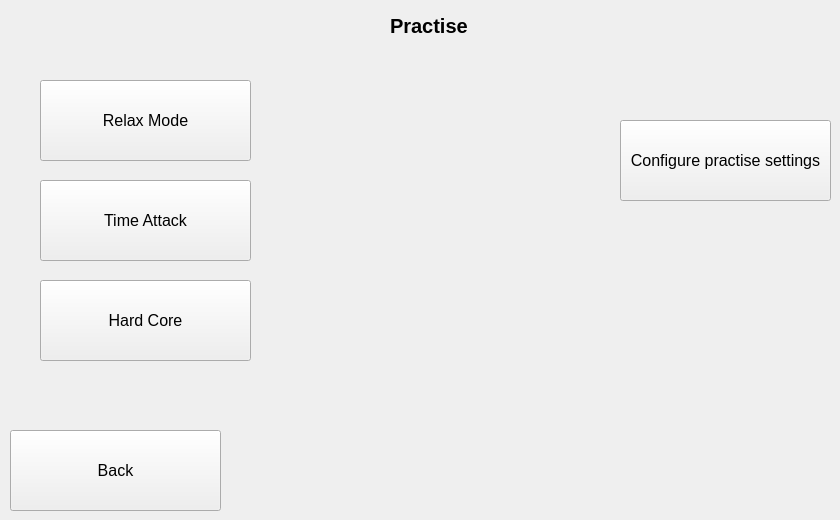
    <widget class="QWidget" name="page">
     <widget class="QLabel" name="label_10">
      <property name="geometry">
       <rect>
        <x>390</x>
        <y>10</y>
        <width>171</width>
        <height>31</height>
       </rect>
      </property>
      <property name="font">
       <font>
        <pointsize>15</pointsize>
        <weight>75</weight>
        <bold>true</bold>
       </font>
      </property>
      <property name="text">
       <string>Practise</string>
      </property>
     </widget>
     <widget class="QPushButton" name="button_back_practise">
      <property name="geometry">
       <rect>
        <x>10</x>
        <y>430</y>
        <width>211</width>
        <height>81</height>
       </rect>
      </property>
      <property name="font">
       <font>
        <pointsize>12</pointsize>
       </font>
      </property>
      <property name="text">
       <string>Back</string>
      </property>
     </widget>
     <widget class="QPushButton" name="button_relax_mode">
      <property name="geometry">
       <rect>
        <x>40</x>
        <y>80</y>
        <width>211</width>
        <height>81</height>
       </rect>
      </property>
      <property name="font">
       <font>
        <pointsize>12</pointsize>
       </font>
      </property>
      <property name="text">
       <string>Relax Mode</string>
      </property>
     </widget>
     <widget class="QPushButton" name="button_time_attack">
      <property name="geometry">
       <rect>
        <x>40</x>
        <y>180</y>
        <width>211</width>
        <height>81</height>
       </rect>
      </property>
      <property name="font">
       <font>
        <pointsize>12</pointsize>
       </font>
      </property>
      <property name="text">
       <string>Time Attack</string>
      </property>
     </widget>
     <widget class="QPushButton" name="button_hard_core">
      <property name="geometry">
       <rect>
        <x>40</x>
        <y>280</y>
        <width>211</width>
        <height>81</height>
       </rect>
      </property>
      <property name="font">
       <font>
        <pointsize>12</pointsize>
       </font>
      </property>
      <property name="text">
       <string>Hard Core</string>
      </property>
     </widget>
     <widget class="QPushButton" name="button_configure_practise_settings">
      <property name="geometry">
       <rect>
        <x>620</x>
        <y>120</y>
        <width>211</width>
        <height>81</height>
       </rect>
      </property>
      <property name="font">
       <font>
        <pointsize>12</pointsize>
       </font>
      </property>
      <property name="text">
       <string>Configure practise settings</string>
      </property>
     </widget>
    </widget>
